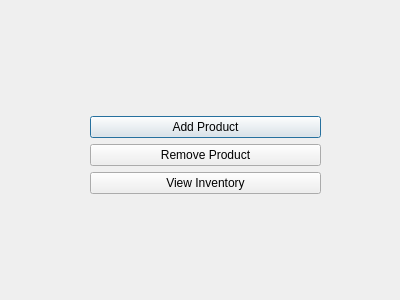
<?xml version="1.0" encoding="UTF-8"?>
<ui version="4.0">
 <class>MajorWindow</class>
 <widget class="QDialog" name="MajorWindow">
  <property name="geometry">
   <rect>
    <x>0</x>
    <y>0</y>
    <width>400</width>
    <height>300</height>
   </rect>
  </property>
  <property name="windowTitle">
   <string>Dialog</string>
  </property>
  <widget class="QWidget" name="layoutWidget">
   <property name="geometry">
    <rect>
     <x>90</x>
     <y>70</y>
     <width>231</width>
     <height>171</height>
    </rect>
   </property>
   <layout class="QVBoxLayout" name="verticalLayout_2">
    <item>
     <layout class="QVBoxLayout" name="verticalLayout">
      <item>
       <widget class="QPushButton" name="mInventoryButton">
        <property name="text">
         <string>Add Product</string>
        </property>
       </widget>
      </item>
      <item>
       <widget class="QPushButton" name="removeButton">
        <property name="text">
         <string>Remove Product</string>
        </property>
       </widget>
      </item>
      <item>
       <widget class="QPushButton" name="vInventoryButton">
        <property name="text">
         <string>View Inventory</string>
        </property>
       </widget>
      </item>
     </layout>
    </item>
   </layout>
  </widget>
 </widget>
 <resources/>
 <connections/>
</ui>
